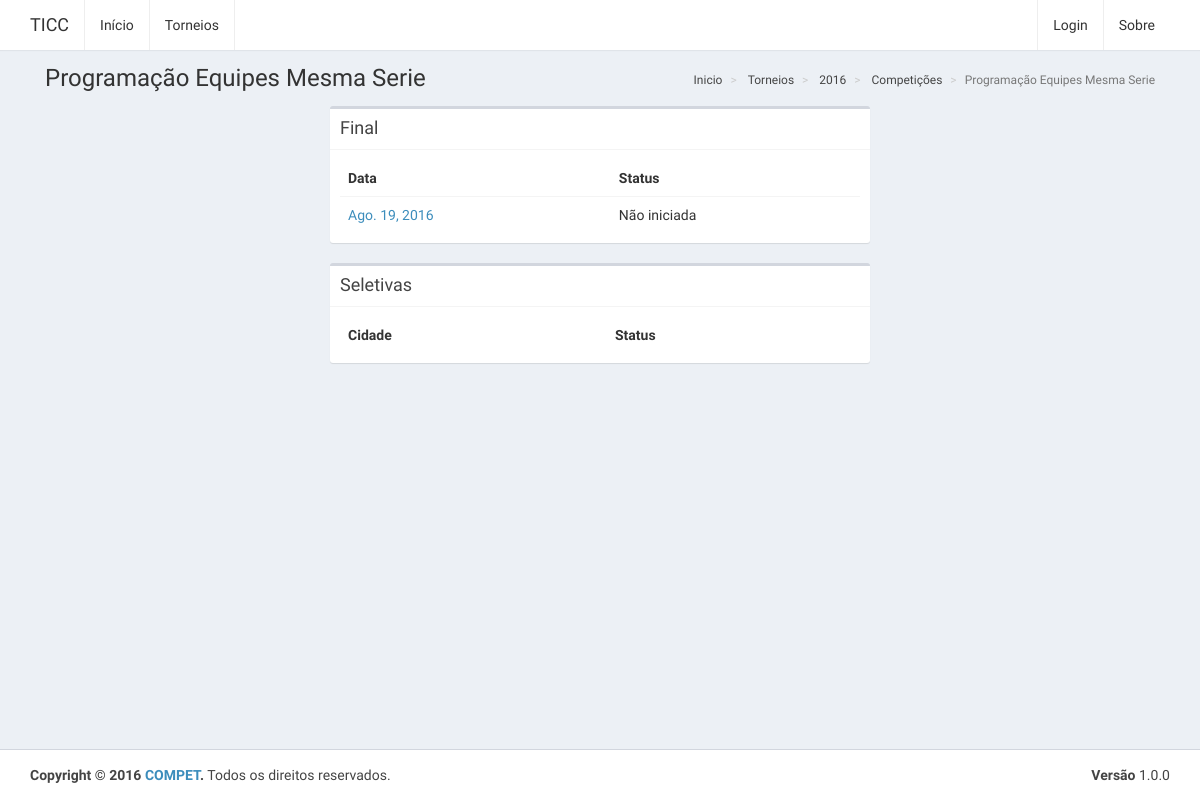
The page /competicoes/10 on the database its author committed.
### website/models.py (models this page shows, shortened)
class Competicao(models.Model):
	torneio = models.ForeignKey(Torneio, on_delete=models.CASCADE, related_name="competicoes")
	categoria = models.ForeignKey(Categoria, on_delete=models.CASCADE)
	responsavel = models.ForeignKey(User, on_delete=models.SET_NULL, null=True)
	def __str__(self):
		return self.categoria.nome

class Categoria(models.Model):
	nome = models.CharField(max_length=255)
	regras = models.TextField()
	def __str__(self):
		return self.nome

class Torneio(models.Model):
	sede = models.ForeignKey(Campus, on_delete=models.CASCADE, default=None)
	responsavel = models.ForeignKey(User)
	inicio = models.DateField()
	termino = models.DateField()
	def __str__(self):
		return str(self.inicio.year)

class Jogo(models.Model):
	competicao = models.ForeignKey(Competicao, on_delete=models.CASCADE, related_name="jogos")
	campus = models.ForeignKey(Campus, on_delete=models.CASCADE)
	responsavel = models.ForeignKey(User)
	data = models.DateField(default=date.today)
	inicio = models.TimeField(default=timezone.now)
	termino = models.TimeField(default=timezone.now)
	local = models.CharField(max_length=255)
	participantes = models.ManyToManyField(Participante, related_name='jogos')
	intercampi = models.BooleanField(default=False)
	def status(self):
		now = datetime.now()
		inicio = datetime.combine(self.data, self.inicio)
		termino = datetime.combine(self.data, self.termino)
		if now < inicio:
			return 'status-waiting'
		elif now <= termino:
			return 'status-in-progress'
		else:
			return 'status-ended'

### website/views.py (the view)
# urls.py: url(r'competicoes/(?P<pkCompeticao>[0-9]+)$', views.competicoes_detalhes),
def competicoes_detalhes(request, pkCompeticao):
	competicao = get_object_or_404(Competicao, pk=pkCompeticao)
	torneio = competicao.torneio
	context = {
		'titulo': competicao,
		'competicao': competicao,
		'torneio': torneio,
		'seletivas': competicao.jogos.filter(intercampi=False),
		'intercampi': Jogo.objects.filter(competicao=competicao, intercampi=True).first(),
		'breadcrumb': [
			{'nome': 'Inicio', 'link': '/'},
			{'nome': 'Torneios', 'link': '/torneios'},
			{'nome': torneio, 'link': '/torneios/' + str(torneio.pk)},
			{'nome': "Competições", 'link': '/torneios/' + str(torneio.pk)},
			{'nome': competicao.categoria },
		]
	}
	return render(request, 'competicoes-detalhes.html', context)

### templates/competicoes-detalhes.html
{% extends "base.html" %}
{% block content %}
	{% include "competicoes-intercampi.html" %}
	{% include "competicoes-seletivas.html" %}
{% endblock content %}

### templates/base.html (shortened to what this page needs)
<!DOCTYPE html>
<html>
<head>
    {% include "css.html" %}
</head>
<body class="hold-transition skin-black layout-top-nav">
    <div class="wrapper">
        {% include "header.html" %}
        <div class="content-wrapper">
            <div class="container">
                <section class="content-header">
                    <h1>
                        {{ titulo }}
                    </h1>
                    {% include "breadcrumb.html" %}
                </section>
                <section class="content">
                    {% block content %}
                    {% endblock content %}
                </section>
            </div>
        </div>
        {% include "footer.html" %}
    </div>
</body>
</html>

### templates/breadcrumb.html
<ol class="breadcrumb">
    {% for item in breadcrumb %}
        {% if item.link %}
            <li>
                <a href="{{ item.link }}">{{ item.nome }}</a>
            </li>
        {% else %}
            <li class="active">{{ item.nome }}</li>
        {% endif %}
    {% endfor %}
</ol>

### templates/competicoes-intercampi.html (shortened to what this page needs)
<div class="row">
    <div class="col-md-6 col-md-offset-3">
        <div class="box">
            <div class="box-header with-border">
                <h3 class="box-title">Final</h3>
            </div>
            <div class="box-body">
                <table class="table">
                    <tr>
                        <th>Data</th>
                        <th>Status</th>
                    </tr>
                    <tr>
                        <td>
                            <a href="/jogos/{{ intercampi.pk }}">{{ intercampi.data }}</a>
                        </td>
                        <td class="{{ intercampi.status }}"></td>
                    </tr>
                </table>
            </div>
        </div>
    </div>
</div>

### rows shown on the page
Competicao: categoria.nome "Programação Equipes Mesma Serie"
Torneio: nome "2016"
Categoria: nome "Programação Equipes Mesma Serie"
Jogo: data "Ago. 19, 2016"

### other values the page prints
{{ item.nome }} "Inicio" "Torneios" "Competições"
